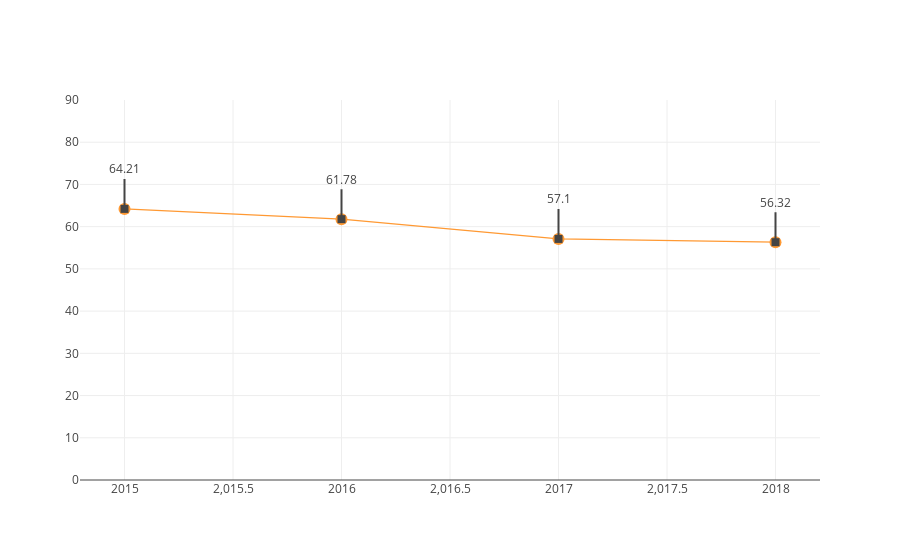

The cell this chart's notebook holds for it:
### Code cell
autoCensoLine('MINIMO1_INFRA')

### Figure 1 — Plotly figure (JSON) as saved in the notebook; plotly's stock layout.template omitted (floating-point values rounded to 4 significant figures)
{"data": [{"line": {"color": "rgba(255, 153, 51, 1.0)", "dash": "solid", "shape": "linear", "width": 1.3}, "marker": {"size": 12, "symbol": "circle"}, "mode": "lines+markers", "name": "proporcao", "text": "", "type": "scatter", "uid": "ca13901e-cee3-429d-a720-608cd000ea47", "x": [2015, 2016, 2017, 2018], "y": [64.21, 61.78, 57.1, 56.32]}], "layout": {"annotations": [{"arrowhead": 7, "ax": 0, "ay": -40, "showarrow": true, "text": "64.21", "x": 2015, "xref": "x", "y": 64.21, "yref": "y"}, {"arrowhead": 7, "ax": 0, "ay": -40, "showarrow": true, "text": "61.78", "x": 2016, "xref": "x", "y": 61.78, "yref": "y"}, {"arrowhead": 7, "ax": 0, "ay": -40, "showarrow": true, "text": "57.1", "x": 2017, "xref": "x", "y": 57.1, "yref": "y"}, {"arrowhead": 7, "ax": 0, "ay": -40, "showarrow": true, "text": "56.32", "x": 2018, "xref": "x", "y": 56.32, "yref": "y"}], "showlegend": false, "yaxis": {"range": [0, 90]}}}
